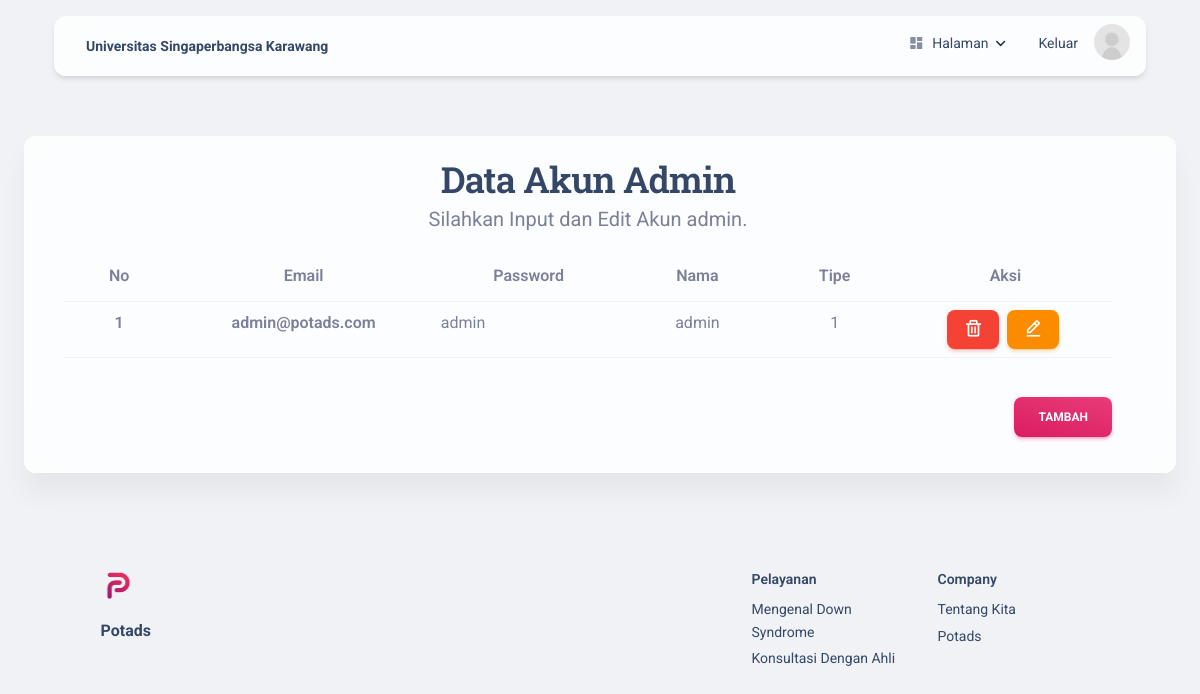
/pages/adminakun.php (signed in), run on an earlier commit of the app's database.
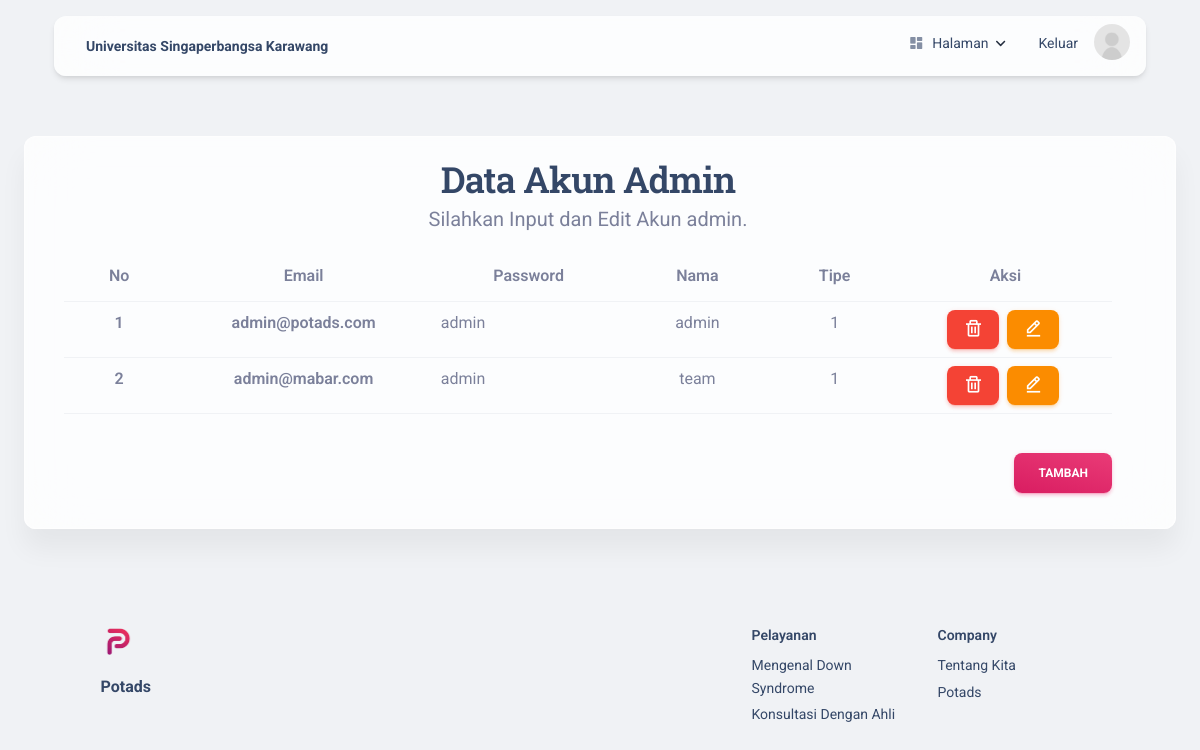
And on a later commit of the database.
### tables this page shows
CREATE TABLE `user` (
  `id` int(11) NOT NULL,
  `email` varchar(30) NOT NULL,
  `password` varchar(30) NOT NULL,
  `tipe` int(11) NOT NULL,
  `nama` varchar(255) NOT NULL,
  `foto_profil` text NOT NULL
);

### pages/adminakun.php (the view, shortened to what this page needs)
<!DOCTYPE html>
<html lang="en" itemscope itemtype="http://schema.org/WebPage">
<head>
  <link href="../assets/css/nucleo-icons.css" rel="stylesheet" />
  <link href="../assets/css/nucleo-svg.css" rel="stylesheet" />
  <link href='https://unpkg.com/boxicons@2.1.2/css/boxicons.min.css' rel='stylesheet'>
  <link id="pagestyle" href="../assets/css/material-kit.css?v=3.0.4" rel="stylesheet" />
</head>
<body class="index-page bg-gray-200">
  <?php
  include 'navbaradmin.php';
  ?>
  <div class="card card-body blur shadow-blur mx-3 mx-md-4 mt-n6">
    <section class="my-0 py-0">
      <div class="container">
        <div class="row">
          <div class="row justify-content-center text-center my-sm-1">
            <div class="col-lg-12">
              <h2 class="text-dark mb-0">Data Akun Admin</h2>
              <p class="lead">Silahkan Input dan Edit Akun admin.</p>
              <div class="table-responsive">
                <table class="table table-hover">
                  <thead>
                    <tr>
                      <th scope="col">No</th>
                      <th scope="col">Email</th>
                      <th scope="col">Password</th>
                      <th scope="col">Nama</th>
                      <th scope="col">Tipe</th>
                      <th scope="col">Aksi</th>
                    </tr>
                  </thead>
                  <tbody>
                    <?php
                    include 'koneksi.php';
                    $no = 1;
                    $query = mysqli_query($koneksi, "SELECT * FROM user") or die(mysqli_error($koneksi));
                    foreach ($query as $data) {
                    ?>
                      <tr>
                        <th class="text-center" scope="row"><?php echo $no ?></th>
                        <th class="text-center" scope="row"><?php echo $data['email'] ?></th>
                        <td class="text-start"><?php echo $data['password'] ?></td>
                        <td class="text-center"><?php echo $data['nama'] ?></td>
                        <td class="text-center"><?php echo $data['tipe'] ?></td>
                        <td class="text-center">
                          <a href="phpadminakunhapus.php?id=<?php echo $data['id'] ?>" onclick="return confirm('Anda yakin akan menghapus data ini?')">
                            <button type="button" class="btn btn-danger btn-sm w-auto me-1 mb-0 pt-2">
                              <i class='bx bx-trash' style="font-size : 1.25rem;"></i>
                            </button>
                          </a>
                          <button type="button" class="btn btn-warning btn-sm w-auto me-1 mb-0 pt-2" data-bs-toggle="modal" data-bs-target="#exampleModal2<?php echo $data['id']; ?>">
                            <i class='bx bx-edit-alt' style="font-size : 1.25rem;"></i>
                          </button>
                        </td>
                      </tr>
                    <?php
                      $no++;
                    }
                    ?>
                  </tbody>
                </table>
              </div>
              <button type="button" class="btn bg-gradient-primary w-auto me-auto float-end mt-4" data-bs-toggle="modal" data-bs-target="#exampleModal">Tambah</button>
            </div>
          </div>
        </div>
      </div>
    </section>
  </div>
  <footer class="footer pt-5 mt-5">
    <div class="container">
      <div class=" row">
        <div class="col-md-3 mb-4 ms-auto">
          <div>
            <a href="https://www.creative-tim.com/product/material-kit">
              <img src="../assets/img/logo.png" class="mb-3 footer-logo" alt="main_logo">
            </a>
            <h6 class="font-weight-bolder mb-4">Potads</h6>
          </div>
        </div>
        <div class="col-md-2 col-sm-6 col-6 mb-4 ">
          <div>
            <h6 class="text-sm">Pelayanan </h6>
            <ul class="flex-column ms-n3 nav">
              <li class="nav-item">
                <a class="nav-link" href="../index.php#DownSyndrome">
                  Mengenal Down Syndrome
                </a>
              </li>
              <li class="nav-item">
                <a class="nav-link" href="konsultasi.php">
                  Konsultasi Dengan Ahli
                </a>
              </li>
            </ul>
          </div>
        </div>
        <div class="col-md-2 col-sm-6 col-6 mb-4 me-auto">
          <div>
            <h6 class="text-sm">Company</h6>
            <ul class="flex-column ms-n3 nav">
              <li class="nav-item">
                <a class="nav-link" href="../index.php#tentangKita">
                  Tentang Kita
                </a>
              </li>
              <li class="nav-item">
                <a class="nav-link" href="../index.php">
                  Potads
                </a>
              </li>
            </ul>
          </div>
        </div>
      </div>
    </div>
  </footer>
</body>
</html>

What changed in the data, as far as the page shows it:
added user: email "admin@mabar.com", password "admin", nama "team", tipe "1"
